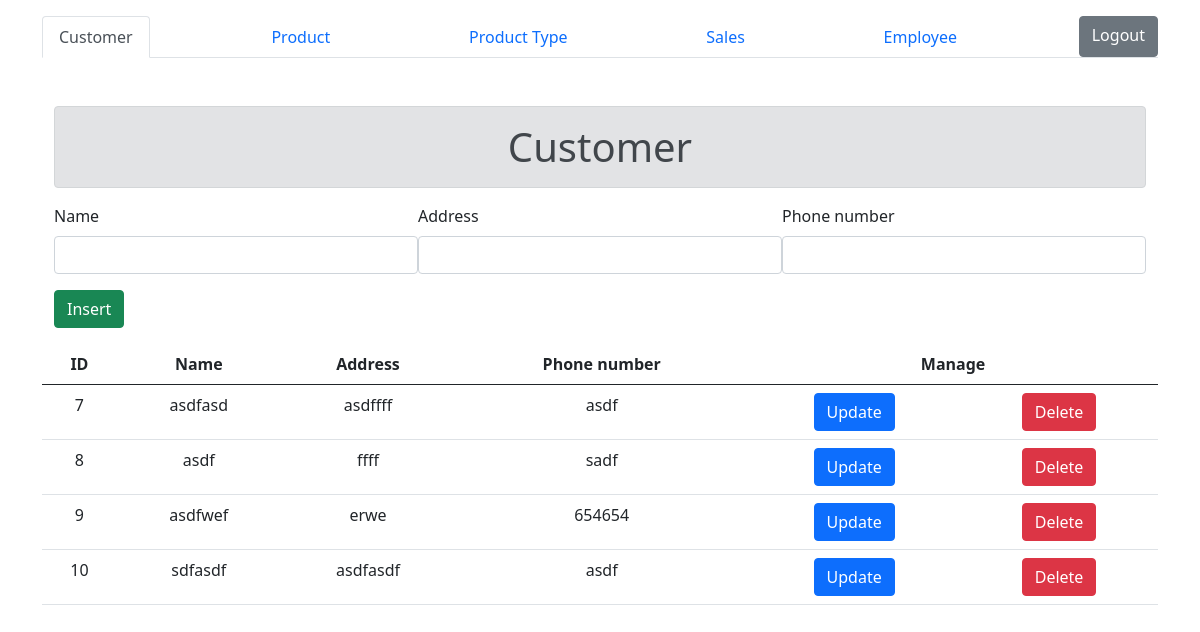
The page /index.php (signed in) on the database its author committed.
### tables this page shows
CREATE TABLE `customer` (
  `c_id` int(10) NOT NULL,
  `c_name` varchar(45) NOT NULL,
  `c_address` varchar(45) NOT NULL,
  `c_tel` varchar(25) NOT NULL
);

### index.php (the view, shortened to what this page needs)
<?php
    include('connection.php');
?>
<!DOCTYPE html>
<html lang="en">
<head>
    <link rel="stylesheet" href="https://stackpath.bootstrapcdn.com/bootstrap/5.0.0-alpha1/css/bootstrap.min.css">
</head>
<body>
    <div class="container mt-3">
        <ul class="nav nav-tabs d-flex justify-content-between">
            <li class="nav-item">
                <a class="nav-link active" aria-current="page"  href="index.php">Customer</a>
            </li>
            <li class="nav-item">
                <a class="nav-link" href="product.php">Product</a>
            </li>
            <li class="nav-item">
                <a class="nav-link" href="product-type.php">Product Type</a>
            </li>
            <li class="nav-item">
                <a class="nav-link" href="sales.php">Sales</a>
            </li>
            <li class="nav-item">
                <a class="nav-link" href="employee.php">Employee</a>
            </li>
            <a href="logout.php" role="button" class="btn btn-secondary float-end">Logout</a>
        </ul>
        <div class="container mt-5">
            <h1 class="text-center alert alert-secondary">Customer</h1>
            <?php
                if(isset($_GET['id'])) {
                    echo '<form action="update.php?form=customer" method="POST">';
                }else {
                    echo '<form action="insert.php?form=customer" method="POST">';
                }
            ?>
                <div class="d-flex flew-row">
                    <div class="flex-grow-1 mr-3">
                        <label for="name" class="form-label">Name</label>
                        <input class="form-control" type="text" name="name" value="<?php if(isset($_GET['name'])) { echo $_GET['name']; unset($_GET['name']); }?>">
                    </div>
                    <div class="flex-grow-1 mr-3">
                        <label for="address" class="form-label">Address</label>
                        <input class="form-control" type="text"  name="address" value="<?php if(isset($_GET['address'])) { echo $_GET['address']; unset($_GET['address']); }?>">
                    </div>
                    <div class="flex-grow-1">
                        <label for="tel" class="form-label">Phone number</label>
                        <input class="form-control" type="text" name="tel" value="<?php if(isset($_GET['tel'])) { echo $_GET['tel']; unset($_GET['tel']); }?>">
                    </div>
                </div>
                <input class="btn btn-success mt-3" type="submit" value="<?php if(isset($_GET['id'])) { echo "Update";} else {echo "Insert"; } ?>">
            </form>
        </div>
        <table class="table mt-3">
            <thead>
                <tr>
                    <th class="text-center">ID</th>
                    <th class="text-center">Name</th>
                    <th class="text-center">Address</th>
                    <th class="text-center">Phone number</th>
                    <th colspan="2" class="text-center">Manage</th>
                </tr>
            </thead>
            <tbody>
                <?php
                    $sql = "Select * From customer";
                    $result = $con->query($sql);
                    if($result->num_rows > 0) {
                        while($row = $result->fetch_assoc()) {
                            echo "<tr>";
                                echo '<td class="text-center">'. $row['c_id'] . '</td>';
                                echo '<td class="text-center">'. $row['c_name'] . '</td>';
                                echo '<td class="text-center">'. $row['c_address'] . '</td>';
                                echo '<td class="text-center">'. $row['c_tel'] . '</td>';
                                echo '<td class="text-center"><a role="button" class="btn btn-primary" href="index.php?id=' . $row['c_id'] .'&name='.$row['c_name'].'&address='.$row['c_address'].'&tel='.$row['c_tel'].'">Update</a></td>';
                                echo '<td class="text-center"><a role="button" class="btn btn-danger" href="delete.php?id=' . $row['c_id'] .'&form=customer">Delete</a></td>';
                            echo '</tr>';
                        }
                    }else {
                        echo '<td class="text-center" colspan="6">No Data in Table</td>';
                    }
                ?>
            </tbody>
        </table>
    </div>
</body>
</html>

### rows shown on the page
customer: c_id "7", c_name "asdfasd", c_address "asdffff", c_tel "asdf"
customer: c_id "8", c_name "asdf", c_address "ffff", c_tel "sadf"
customer: c_id "9", c_name "asdfwef", c_address "erwe", c_tel "654654"
customer: c_id "10", c_name "sdfasdf", c_address "asdfasdf", c_tel "asdf"
